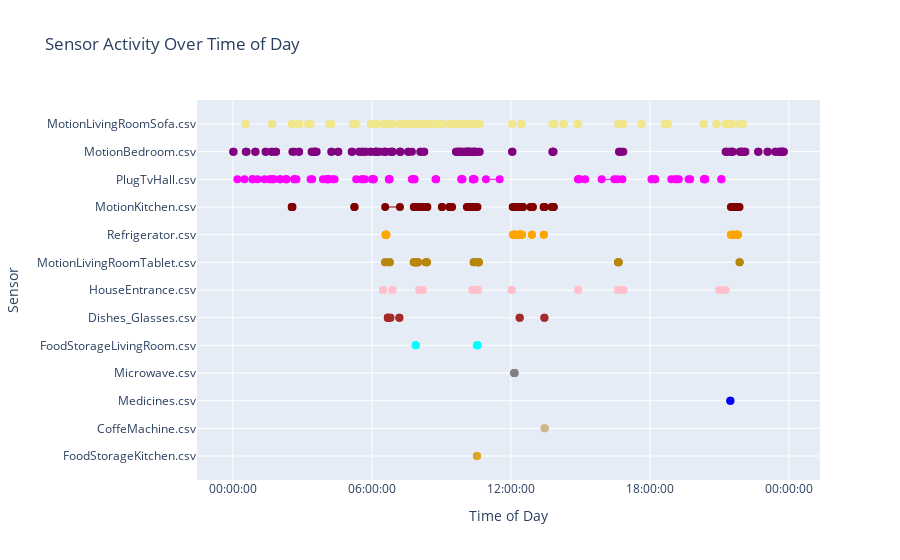

Notebook cell for this chart:
### Markdown cell above
# Plot the graph for a specific date

### Code cell
df = pd.DataFrame(plot_data)
df['start_time'] = pd.to_datetime(df['start_time'])
df['end_time'] = pd.to_datetime(df['end_time'])

df['start_time_of_day'] = df['start_time'].dt.time # I will not use it
df['end_time_of_day'] = df['end_time'].dt.time # I will not use it because a sensor activation may go beyond a day, so date changes, so it is better to keep only start-time

# Sort the DataFrame by both start_time and end_time
df = df.sort_values(by=['start_time', 'end_time'])

# Initialize the plot
fig = go.Figure()

# Add points to the plot
for _, row in df.iterrows():
    sensor = row['sensor']
    color = color_map.get(sensor, 'black')
    # Plot the start and end time points
    fig.add_trace(go.Scatter(
        x=[row['start_time'], row['end_time']],
        y=[row['sensor'], row['sensor']],
        mode='markers+lines',
        marker=dict(size=8, color=color),
        line=dict(width=1, color=color),
        name=row['sensor'],
        showlegend=False
    ))

# Update layout
fig.update_layout(
    title="Sensor Activity Over Time of Day",
    xaxis_title='Time of Day',
    yaxis_title='Sensor',
    xaxis=dict(tickformat='%H:%M:%S', title='Time of Day'),
    yaxis=dict(title='Sensor', categoryorder='total ascending'),
    showlegend=False
)

# Show plot
fig.show()
